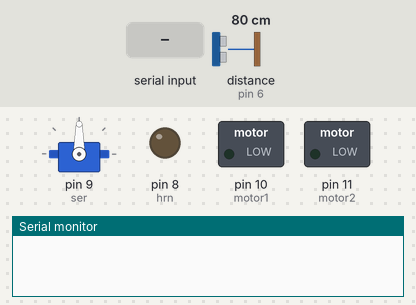
A sketch run on a simulated Arduino Uno, built with avr-gcc and run on an emulated ATmega328P. Parts: servo, switched loads named in the sketch (green lamp = pin HIGH), output pins drawn as LEDs (lit = HIGH), the last lines printed to the serial monitor. The test bench sets the inputs (shaded band); at power-on: distance to the obstacle (sensor on pin 6) 80 cm. The echo pulse lasts 58.3 µs per cm; pins used as bus, display or sensor lines are not drawn.

Above: at 1.2 s.
1.3 s: "F" received over Serial
At 2.5 s:
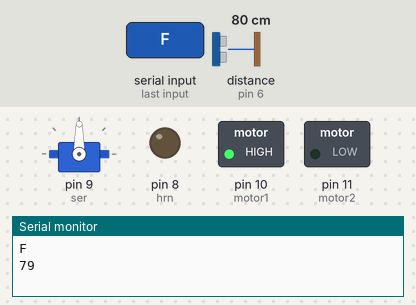
2.8 s: "B" received over Serial
At 3.7 s:
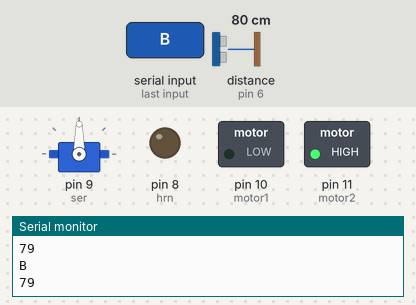
4.3 s: "I" received over Serial
At 4.9 s:
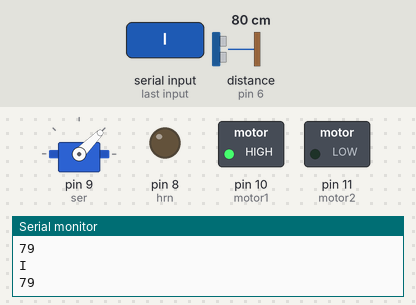
5.8 s: "G" received over Serial
At 7.0 s:
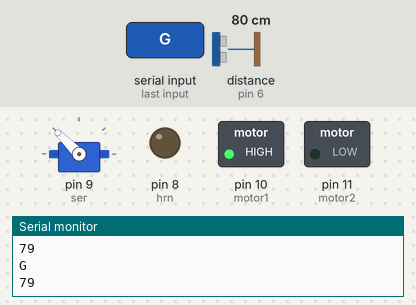
7.3 s: "H" received over Serial
At 8.4 s:
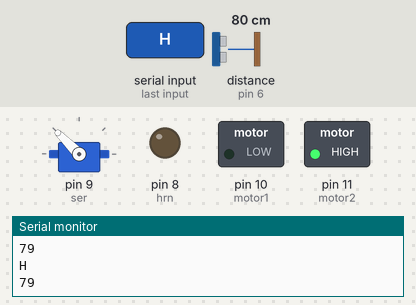
8.8 s: "J" received over Serial
At 9.5 s:
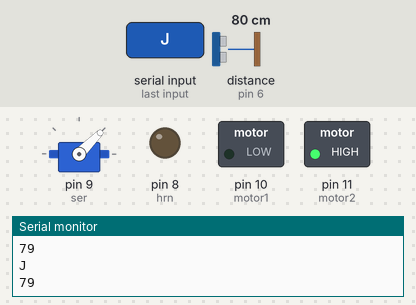
Timing chart, 0 to 11.3 s (numbered marks = the images above; inputs shaded):
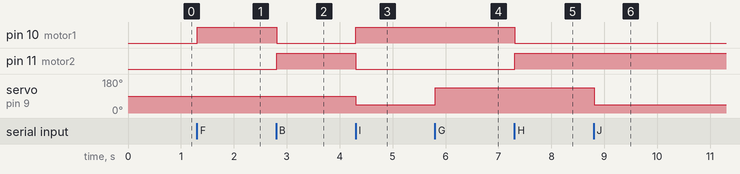

The sketch:

bt_truck.ino
```cpp
char t;
#include<Servo.h>
Servo ser;
#define trigPin 7
#define echoPin 6
#define motor1 10
#define motor2 11
#define hrn 8
int duration;
int distance;
int safetyDistance = 6;
int check;
void setup()
{
pinMode(trigPin,OUTPUT);
pinMode(echoPin,INPUT);
pinMode(motor1,OUTPUT);
pinMode(motor2,OUTPUT);
Serial.begin(9600);
ser.attach(9);
ser.write(90);
pinMode(hrn,OUTPUT);
digitalWrite(motor1,LOW);
digitalWrite(motor2,LOW);
}
void loop()
{
while(!Serial.available())
{
//do nothing
}
t = Serial.read();
Serial.println(t);
check = checkSafety();
if(check)
{
switch (t)
{
case 'F' :
forward();
break;
case 'B' :
reverse();
break;
case 'I' :
forwardRight();
break;
case 'G' :
forwardLeft();
break;
case 'H' :
reverseLeft();
break;
case 'J' :
reverseRight();
break;
case 'R' :
right();
break;
case 'L' :
left();
break;
case 'V' :
horn();
break;
case 'S' :
stop1();
break;
}
}
else
{
stop1();
digitalWrite(hrn,HIGH);
delay(200);
digitalWrite(hrn,LOW);
if(t=='B')
{
reverse();
delay(300);
}
}
}
void forward()
{
ser.write(90);
digitalWrite(motor1,HIGH);
digitalWrite(motor2,LOW);
}
void reverse()
{
ser.write(90);
digitalWrite(motor1,LOW);
digitalWrite(motor2,HIGH);
}
void left()
{
ser.write(135);
}
void right()
{
ser.write(135);
}
void forwardLeft()
{
ser.write(135);
digitalWrite(motor1,HIGH);
digitalWrite(motor2,LOW);
}
void forwardRight()
{
ser.write(45);
digitalWrite(motor1,HIGH);
digitalWrite(motor2,LOW);
}
void reverseRight()
{
ser.write(45);
digitalWrite(motor1,LOW);
digitalWrite(motor2,HIGH);
}
void reverseLeft()
{
ser.write(135);
digitalWrite(motor1,LOW);
digitalWrite(motor2,HIGH);
}
void horn()
{
digitalWrite(hrn,HIGH);
delay(1000);
digitalWrite(hrn,LOW);
}
void stop1()
{
digitalWrite(motor1,LOW);
digitalWrite(motor2,LOW);
}
int checkSafety()
{
digitalWrite(trigPin, LOW);
delayMicroseconds(2);
// Sets the trigPin on HIGH state for 10 micro seconds
digitalWrite(trigPin, HIGH);
delayMicroseconds(10);
digitalWrite(trigPin, LOW);
// Reads the echoPin, returns the sound wave travel time in microseconds
duration = pulseIn(echoPin, HIGH);
// Calculating the distance
distance= duration*0.034/2;
Serial.println(distance);
if(safetyDistance>=distance)
{
return 0;
}
else
{
return 1;
}
}
```

Measured:
- after the input at 1.3 s, pin 10 (motor1): LOW → HIGH at once
- after the input at 2.8 s, pin 10 (motor1): HIGH → LOW at once; pin 11 (motor2): LOW → HIGH at once
- after the input at 4.3 s, pin 10 (motor1): LOW → HIGH at once; pin 11 (motor2): HIGH → LOW at once; servo on pin 9 (ser): 90° → 45° at once
- after the input at 5.8 s, servo on pin 9 (ser): 45° → 135° at once
- after the input at 7.3 s, pin 10 (motor1): HIGH → LOW at once; pin 11 (motor2): LOW → HIGH at once
- after the input at 8.8 s, servo on pin 9 (ser): 135° → 45° at once
